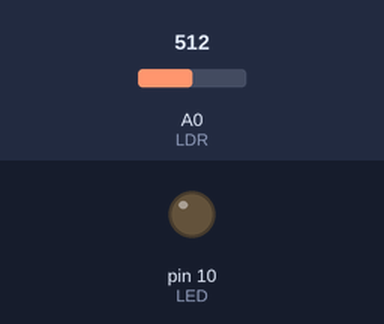
Simulated run of this sketch. Board: Arduino Uno, built with avr-gcc and run on an emulated ATmega328P. Shown: output pins drawn as LEDs (lit = HIGH). The inputs (shaded band) are chosen by the test bench; at power-on: A0 (LDR) = 512.

Above: at 1.2 s.
1.3 s: A0 (LDR) set to 371
2.8 s: A0 (LDR) set to 351
At 3.2 s:
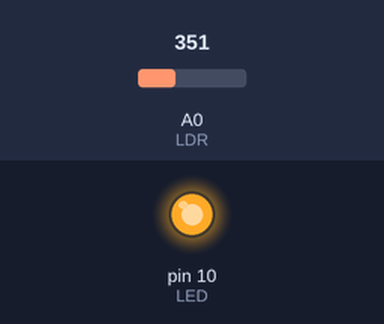
4.3 s: A0 (LDR) set to 511
At 5.4 s:
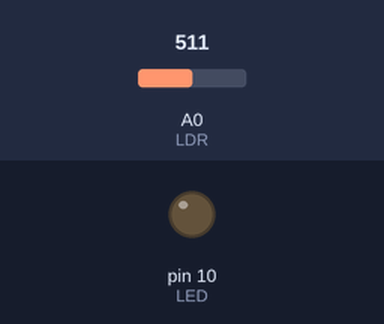
5.8 s: A0 (LDR) set to 306
At 6.8 s:
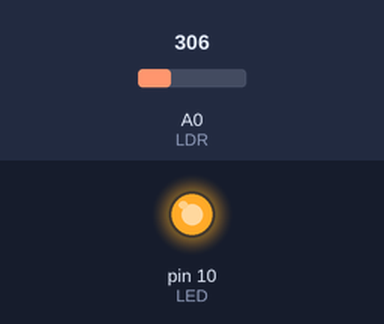
Timing chart, 0 to 8.3 s (numbered marks = the images above; inputs shaded):
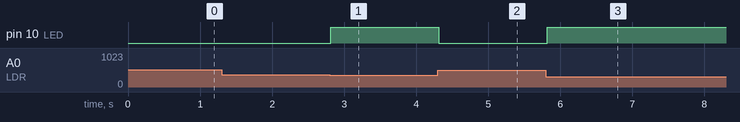

Measured:
- the behaviour switches between 359 and 358 on A0 (LDR) (found by bisection; images 0 and 1)
- after the input at 1.3 s, every drawn part: stays the same
- after the input at 2.8 s, pin 10 (LED): LOW → HIGH at once
- after the input at 4.3 s, pin 10 (LED): HIGH → LOW at once
- after the input at 5.8 s, pin 10 (LED): LOW → HIGH at once

The sketch:

LDR_LED.ino
```cpp
/*
 * Henrique Lagamba Canhette - hlcanhette@gmail.com
 *
 * Programa que lê sensor LDR e aciona LED caso valor reduza 70% em relação a luminosidade inicial.
 */

#define LED 10 //definir pino digital 10 como LED
#define LDR A0 //definir pino analógico A0 como LDR

float luz = 0; //iniciar variável luz de referência

void setup() {
  pinMode(LED, OUTPUT); //definir pino 10 como saída
  digitalWrite(LED, LOW); //iniciar pino 10 com zero
  for (int i=0;i<100;i++){ //loop para calcular a luminosidade de referência
    luz = luz + analogRead(LDR); //ler porta analógica
    }
  luz = luz/100; //calcular a média
  luz = luz*0.7; //aplicar coeficiente de tolerância para acionamento do LED
}

void loop() {
  float luz_atual = 0; //zerar luz atual
  for (int i=0;i<100;i++){ //loop para eleminar ruído na medida da luminosidade atual
    luz_atual = luz_atual + analogRead(LDR); //ler porta analógica
    }
  luz_atual = luz_atual/100; //calcular média
  if (luz_atual<=luz){ //comparar se valor da luminosidade está ao menos 70% menor
    digitalWrite(LED, HIGH); //caso sim acender o LED
    }
  else{
    digitalWrite(LED, LOW); //caso não apagar LED
    }
}
```
